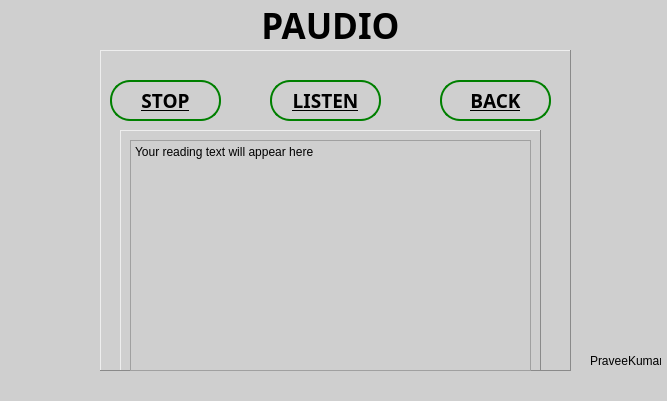
<?xml version="1.0" encoding="UTF-8"?>
<ui version="4.0">
 <class>ListenPageWindow</class>
 <widget class="QMainWindow" name="ListenPageWindow">
  <property name="geometry">
   <rect>
    <x>0</x>
    <y>0</y>
    <width>667</width>
    <height>401</height>
   </rect>
  </property>
  <property name="minimumSize">
   <size>
    <width>667</width>
    <height>401</height>
   </size>
  </property>
  <property name="maximumSize">
   <size>
    <width>667</width>
    <height>401</height>
   </size>
  </property>
  <property name="windowTitle">
   <string>MainWindow</string>
  </property>
  <property name="styleSheet">
   <string notr="true">background-color: rgb(207, 207, 207);</string>
  </property>
  <widget class="QWidget" name="centralwidget">
   <widget class="QFrame" name="frame_2">
    <property name="geometry">
     <rect>
      <x>100</x>
      <y>50</y>
      <width>471</width>
      <height>321</height>
     </rect>
    </property>
    <property name="cursor">
     <cursorShape>ArrowCursor</cursorShape>
    </property>
    <property name="mouseTracking">
     <bool>false</bool>
    </property>
    <property name="styleSheet">
     <string notr="true">background-color: rgb(207, 207, 207);
border-top-color:2px green;</string>
    </property>
    <property name="frameShape">
     <enum>QFrame::Panel</enum>
    </property>
    <property name="frameShadow">
     <enum>QFrame::Raised</enum>
    </property>
    <widget class="QFrame" name="frame">
     <property name="geometry">
      <rect>
       <x>20</x>
       <y>80</y>
       <width>421</width>
       <height>241</height>
      </rect>
     </property>
     <property name="cursor">
      <cursorShape>CrossCursor</cursorShape>
     </property>
     <property name="mouseTracking">
      <bool>false</bool>
     </property>
     <property name="styleSheet">
      <string notr="true">
border-color:20px green;
background-color:rgb(207, 207, 207);
</string>
     </property>
     <property name="frameShape">
      <enum>QFrame::Panel</enum>
     </property>
     <property name="frameShadow">
      <enum>QFrame::Raised</enum>
     </property>
     <widget class="QPlainTextEdit" name="plainTextEdit">
      <property name="geometry">
       <rect>
        <x>10</x>
        <y>10</y>
        <width>401</width>
        <height>231</height>
       </rect>
      </property>
      <property name="plainText">
       <string>Your reading text will appear here</string>
      </property>
      <property name="overwriteMode">
       <bool>true</bool>
      </property>
     </widget>
    </widget>
    <widget class="QPushButton" name="stop_btn">
     <property name="geometry">
      <rect>
       <x>10</x>
       <y>30</y>
       <width>111</width>
       <height>41</height>
      </rect>
     </property>
     <property name="font">
      <font>
       <family>Segoe Print</family>
       <pointsize>14</pointsize>
       <weight>75</weight>
       <bold>true</bold>
       <underline>true</underline>
      </font>
     </property>
     <property name="statusTip">
      <string>stop</string>
     </property>
     <property name="whatsThis">
      <string>stop saying</string>
     </property>
     <property name="styleSheet">
      <string notr="true">border:2px solid green;
border-radius:20px;
</string>
     </property>
     <property name="text">
      <string>STOP</string>
     </property>
    </widget>
    <widget class="QPushButton" name="back_btn">
     <property name="geometry">
      <rect>
       <x>340</x>
       <y>30</y>
       <width>111</width>
       <height>41</height>
      </rect>
     </property>
     <property name="font">
      <font>
       <family>Segoe Print</family>
       <pointsize>14</pointsize>
       <weight>75</weight>
       <bold>true</bold>
       <underline>true</underline>
      </font>
     </property>
     <property name="statusTip">
      <string>Go back</string>
     </property>
     <property name="styleSheet">
      <string notr="true">border:2px solid green;
border-radius:20px;
</string>
     </property>
     <property name="text">
      <string>BACK</string>
     </property>
    </widget>
    <widget class="QPushButton" name="listen_btn">
     <property name="geometry">
      <rect>
       <x>170</x>
       <y>30</y>
       <width>111</width>
       <height>41</height>
      </rect>
     </property>
     <property name="font">
      <font>
       <family>Segoe Print</family>
       <pointsize>14</pointsize>
       <weight>75</weight>
       <bold>true</bold>
       <underline>true</underline>
      </font>
     </property>
     <property name="statusTip">
      <string>Listen</string>
     </property>
     <property name="whatsThis">
      <string>Continue listening</string>
     </property>
     <property name="styleSheet">
      <string notr="true">border:2px solid green;
border-radius:20px;
</string>
     </property>
     <property name="text">
      <string>LISTEN</string>
     </property>
    </widget>
   </widget>
   <widget class="QLabel" name="creator">
    <property name="geometry">
     <rect>
      <x>590</x>
      <y>350</y>
      <width>71</width>
      <height>21</height>
     </rect>
    </property>
    <property name="statusTip">
     <string>Creator</string>
    </property>
    <property name="styleSheet">
     <string notr="true">border: 2px rgb(207, 207, 207);</string>
    </property>
    <property name="text">
     <string>PraveeKumar</string>
    </property>
   </widget>
   <widget class="QLabel" name="title_lb">
    <property name="geometry">
     <rect>
      <x>110</x>
      <y>10</y>
      <width>441</width>
      <height>31</height>
     </rect>
    </property>
    <property name="font">
     <font>
      <family>Segoe Script</family>
      <pointsize>26</pointsize>
      <weight>75</weight>
      <bold>true</bold>
     </font>
    </property>
    <property name="cursor">
     <cursorShape>ArrowCursor</cursorShape>
    </property>
    <property name="styleSheet">
     <string notr="true">border:2px rgb(207, 207, 207);</string>
    </property>
    <property name="text">
     <string>PAUDIO</string>
    </property>
    <property name="textFormat">
     <enum>Qt::PlainText</enum>
    </property>
    <property name="alignment">
     <set>Qt::AlignCenter</set>
    </property>
   </widget>
  </widget>
  <widget class="QStatusBar" name="statusbar_of_listenpage"/>
  <action name="actionOpenFile">
   <property name="text">
    <string>OpenFile</string>
   </property>
  </action>
  <action name="actionClose">
   <property name="text">
    <string>Close</string>
   </property>
  </action>
 </widget>
 <resources/>
 <connections/>
</ui>
